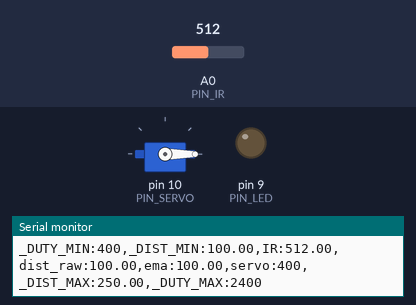
Bench run of a sketch on a simulated Arduino Uno, built with avr-gcc and run on an emulated ATmega328P. Shown: servo, output pins drawn as LEDs (lit = HIGH), the last lines printed to the serial monitor. Inputs (shaded band) come from the test bench; at power-on: A0 (PIN_IR) = 512.

Above: at 1.2 s.
1.3 s: A0 (PIN_IR) set to 500
2.8 s: A0 (PIN_IR) set to 482
At 3.5 s:
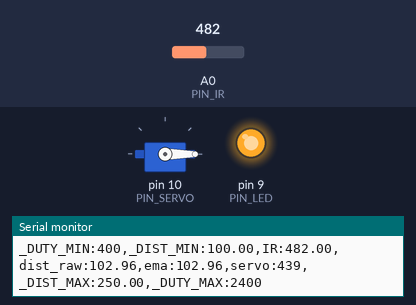
4.3 s: A0 (PIN_IR) set to 390
At 5.4 s:
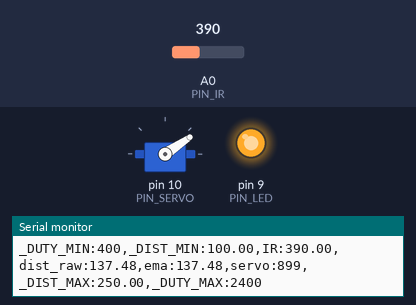
6.0 s: A0 (PIN_IR) set to 306
At 7.3 s:
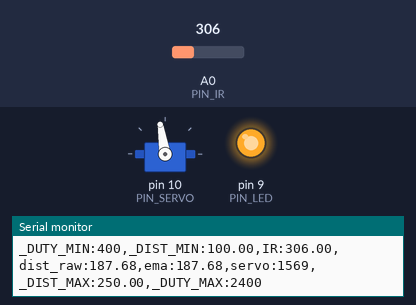
7.8 s: A0 (PIN_IR) set to 410
At 9.2 s:
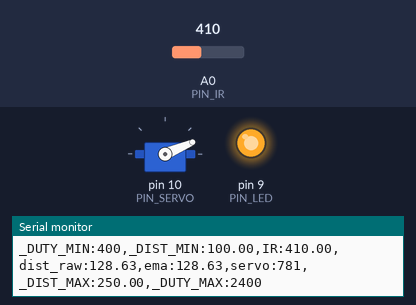
9.5 s: A0 (PIN_IR) set to 511
At 9.8 s:
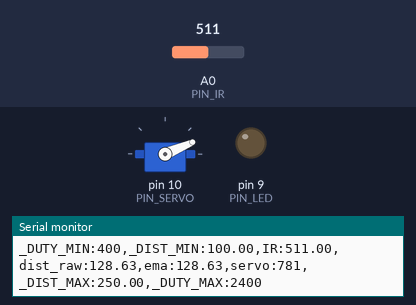
Timing chart, 0 to 12.0 s (numbered marks = the images above; inputs shaded):
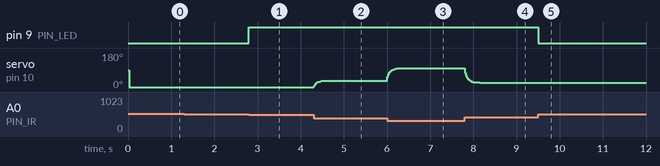

The sketch:

17_example_3.ino
```cpp
#include <Servo.h>

// Arduino pin assignment
#define PIN_IR    0         // IR sensor at Pin A0
#define PIN_LED   9
#define PIN_SERVO 10

#define _DUTY_MIN 400   // servo full clock-wise position (0 degree)
#define _DUTY_NEU 1475  // servo neutral position (90 degree)
#define _DUTY_MAX 2400  // servo full counter-clockwise position (180 degree)

#define _DIST_MIN  100.0   // minimum distance 100mm
#define _DIST_MAX  250.0   // maximum distance 250mm

#define EMA_ALPHA  0.3      // for EMA Filter (0 < alpha <= 1)

#define LOOP_INTERVAL 25    // Loop Interval (unit: msec)

Servo myservo;
unsigned long last_loop_time;   // unit: msec

float dist_prev = _DIST_MIN;
float dist_ema = _DIST_MIN;

void setup()
{
  pinMode(PIN_LED, OUTPUT);

  myservo.attach(PIN_SERVO);
  myservo.writeMicroseconds(_DUTY_NEU);

  Serial.begin(1000000);    // 1,000,000 bps

  last_loop_time = millis();
}

void loop()
{
  unsigned long time_curr = millis();
  int duty;
  float a_value, dist_raw;

  // wait until next event time
  if (time_curr < (last_loop_time + LOOP_INTERVAL))
    return;
  last_loop_time += LOOP_INTERVAL;

  a_value = analogRead(PIN_IR);
  dist_raw = ((6762.0 / (a_value - 9.0)) - 4.0) * 10.0;

  // Range filter: 범위를 벗어나면 이전 값을 유지, 범위 안이면 LED 켜기
  if (dist_raw < _DIST_MIN || dist_raw > _DIST_MAX) {
    dist_raw = dist_prev;          // 범위 밖 값은 무시하고 이전 값 사용
    digitalWrite(PIN_LED, LOW);    // LED 끄기
  } else {
    dist_prev = dist_raw;          // 유효한 값 저장
    digitalWrite(PIN_LED, HIGH);   // LED 켜기
  }

  // EMA filter
  dist_ema = EMA_ALPHA * dist_raw + (1.0 - EMA_ALPHA) * dist_ema;

  // map() equivalent code (100~250mm -> 400~2400us)
  duty = _DUTY_MIN + (dist_ema - _DIST_MIN) * (_DUTY_MAX - _DUTY_MIN) / (_DIST_MAX - _DIST_MIN);

  myservo.writeMicroseconds(duty);

  Serial.print("_DUTY_MIN:");  Serial.print(_DUTY_MIN);
  Serial.print(",_DIST_MIN:"); Serial.print(_DIST_MIN);
  Serial.print(",IR:");        Serial.print(a_value);
  Serial.print(",dist_raw:");  Serial.print(dist_raw);
  Serial.print(",ema:");       Serial.print(dist_ema);
  Serial.print(",servo:");     Serial.print(duty);
  Serial.print(",_DIST_MAX:"); Serial.print(_DIST_MAX);
  Serial.print(",_DUTY_MAX:"); Serial.print(_DUTY_MAX);
  Serial.println("");
}
```

Measured:
- the behaviour switches between 493 and 492 on A0 (PIN_IR) (found by bisection; images 0 and 1)
- after the input at 2.8 s, pin 9 (PIN_LED): LOW → HIGH at once
- after the input at 4.3 s, servo on pin 10 (PIN_SERVO): moves from 0° to 34° over 0.25 s, starting at once
- after the input at 6.0 s, servo on pin 10 (PIN_SERVO): moves from 34° to 99° over 0.30 s, starting at once
- after the input at 7.8 s, servo on pin 10 (PIN_SERVO): moves from 99° to 23° over 0.35 s, starting at once
- after the input at 9.5 s, pin 9 (PIN_LED): HIGH → LOW at once
